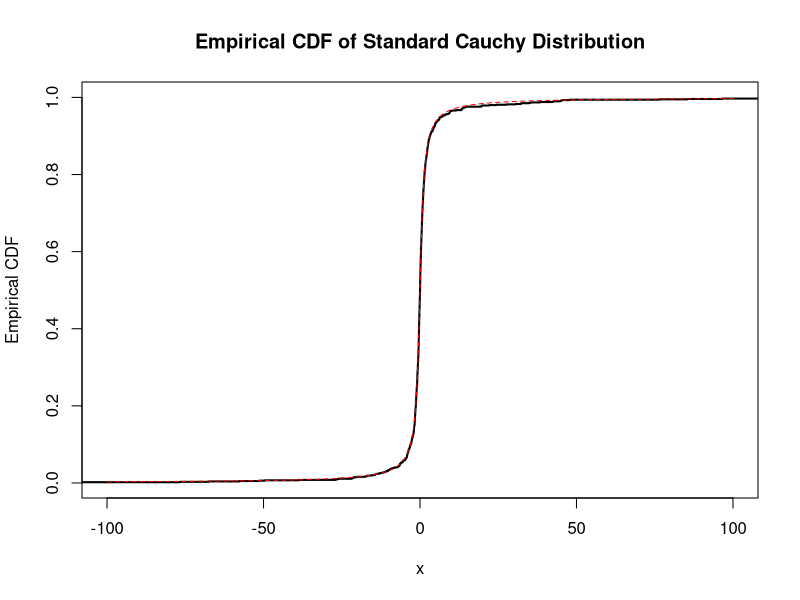
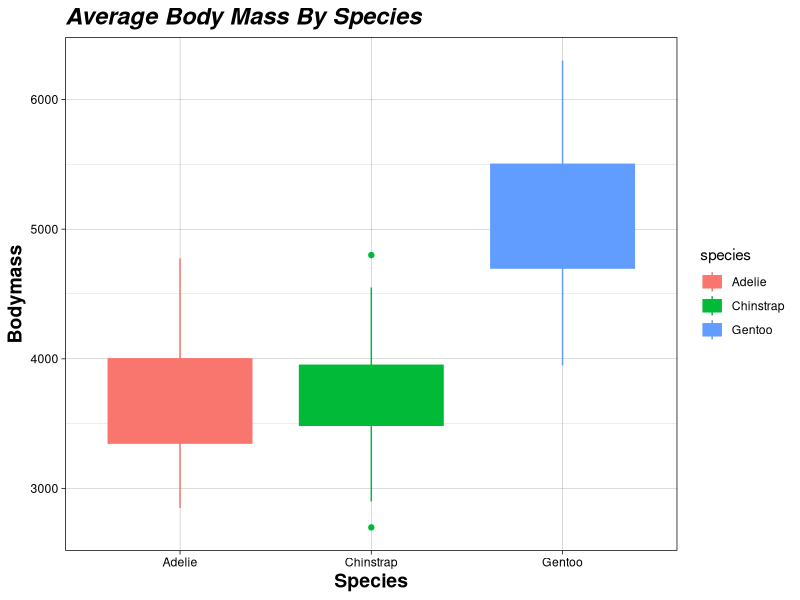

These figures' R source, in order:
## ---- chunk 1
knitr::opts_chunk$set(
  collapse = TRUE,
  comment = "#>",
  warning = FALSE
)
include_solutions <- TRUE
## ---- chunk 2
require(rmarkdown)
require(knitr)
require(kableExtra)
require(ggplot2)
require(palmerpenguins)
# Put any library imports and other preamble here.
## ---- chunk 3

### Question 1a

generate_cauchy_samples <- function(n) {
  # Generate 'n' uniform random numbers between 0 and 1
  u <- runif(n)
  
  # Apply the inverse CDF formula to get Cauchy samples
  samples <- tan(pi * (u - 0.5))  
  return(samples)
}

num_samples = 1000

# Generate samples from the standard Cauchy distribution
cauchy_samples <- generate_cauchy_samples(num_samples)

## ---- chunk 4

### Question 1b

# Sort the samples in ascending order
sorted_samples <- sort(cauchy_samples)

# Calculate the cumulative probabilities for each sample
cumulative_probs <- (1:num_samples) / num_samples

x_values <- seq(-100, 100,  length.out = 1000)
cdf_values <- pcauchy(x_values)

# Plot the empirical CDF
plot(sorted_samples, 
     cumulative_probs, 
     type = "s", 
     xlab = "x", 
     ylab = "Empirical CDF", 
     main = "Empirical CDF of Standard Cauchy Distribution", 
     lwd = 2, lty = 1, xlim = c(-100,100))
lines(x_values, cdf_values, type = "l", 
      xlab = "x", ylab = "CDF", main = "CDF of Standard Cauchy Distribution", 
      col = 'red', lty = 2)
## ---- chunk 5

### Question 1c

calculate_ecdf <- function(x) {
    return(sum(sorted_samples <= x)/num_samples)
}

df <- data.frame(x = c(0.5, 1.0, 10.0), 
                ecdf = c(calculate_ecdf(0.5), 
                         calculate_ecdf(1.0), 
                         calculate_ecdf(10.0))
                )
kbl(df,
    caption = 'Empirical CDF', 
    label = 'ecdf',
    digits = 2) %>%
  kable_styling(
    bootstrap_options = c("striped", "hover", "condensed"),
    font_size = 12)
## ---- chunk 6
#| label: fig-plot
#| fig-cap: "Plot"
data("penguins")
f <- ggplot(penguins, aes(x=species, y= body_mass_g, colour = species, fill = species)) + geom_boxplot() + labs(x = "Species", y = "Bodymass", title = "Average Body Mass By Species") + theme_linedraw()


f <- f + theme(
  plot.title = element_text(size=17, face="bold.italic"),
  axis.title.x = element_text(size=14, face="bold"),
  axis.title.y = element_text(size=14, face="bold")
)
f
## ---- chunk 7
kable(head(penguins))
